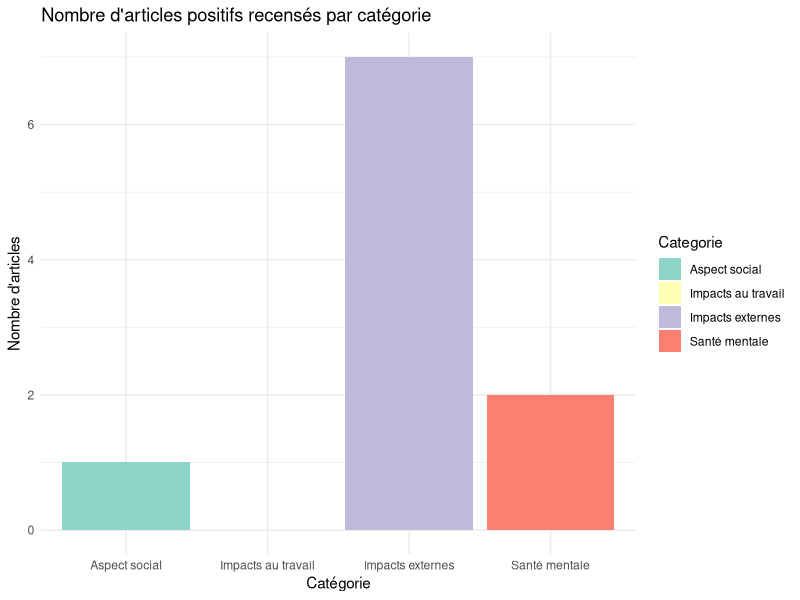

Write the R code that produced this figure.
rm(list = ls())
data_positive <- data.frame(
  Categorie = c("Impacts au travail", "Impacts externes", "Aspect social", "Santé mentale"),
  Positif = c(0, 7, 1, 2)
)
print(data_positive)
str(data_positive)
if (!require(ggplot2)) install.packages("ggplot2")
library(ggplot2)
ggplot(data_positive, aes(x = Categorie, y = Positif, fill = Categorie)) +
  geom_bar(stat = "identity", position = "dodge") +
  theme_minimal() +
  labs(
    title = "Nombre d'articles positifs recensés par catégorie",
    x = "Catégorie",
    y = "Nombre d'articles"
  ) +
  scale_fill_brewer(palette = "Set3")
